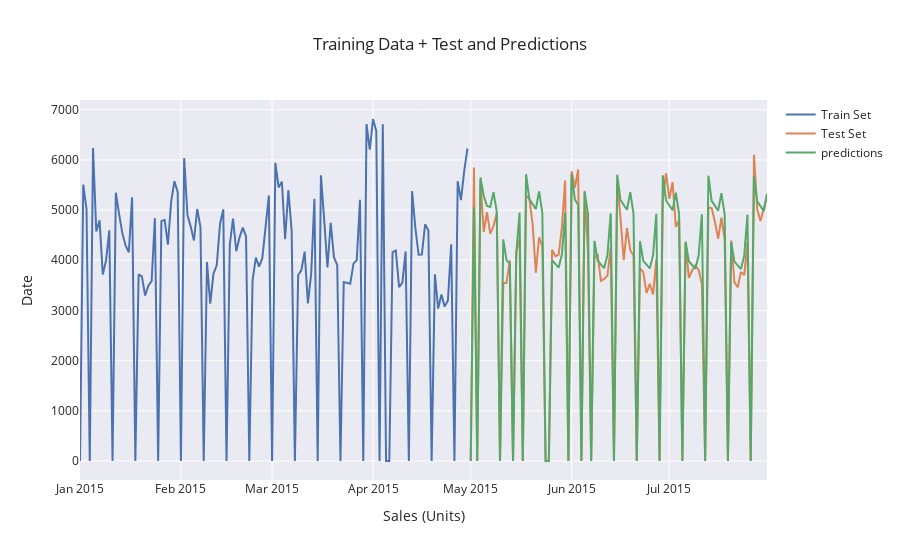

This figure's notebook cell:
### Code cell
preds = forecaster.predict(steps=92,
                           exog = exog_1.iloc[-92:])

fig = go.Figure()

fig.add_trace(go.Scatter(x=valid['Sales'].index,
                         y=valid['Sales'],
                         mode='lines',
                         name='Train Set'),
             )

fig.add_trace(go.Scatter(x=test['Sales'].index,
                         y=test['Sales'],
                         mode='lines',
                         name='Test Set'),
             )

fig.add_trace(go.Scatter(x=preds.index,
                         y=preds,
                         mode='lines',
                     name='predictions'    ))

fig.update_layout(title='Training Data + Test and Predictions',
                  xaxis_title='Sales (Units)',
                  yaxis_title='Date')
